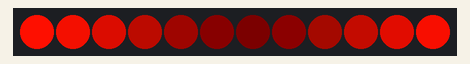
The program below on a simulated ESP8266 board running MicroPython. On the bench: 12 RGB LEDs in strip order, left to right.

Above: at 0.45 s.
At 2.28 s:
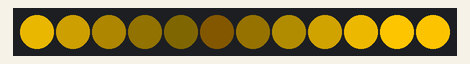
At 3.2 s:
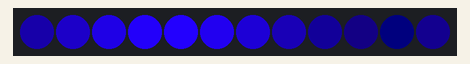
At 4.11 s:
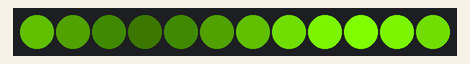
At 5.94 s:
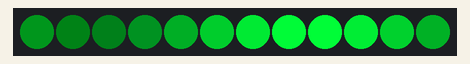
At 7.77 s:
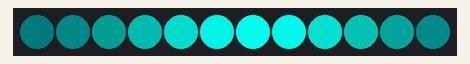

Measured:
- by itself, everything shown: repeats every 7.6 s, in 25 steps

The program:

main.py
```python
# Work in progress
# Trying to make a rotating blob of leds that is shifting its hue.
# This code works on the esp.

from utime import sleep_ms
import machine

N_LEDS = 12

def clamp(value, min_value, max_value):
	return max(min_value, min(max_value, value))

def saturate(value):
	return clamp(value, 0.0, 1.0)

def hue_to_rgb(h):
	r = abs(h * 6.0 - 3.0) - 1.0
	g = 2.0 - abs(h * 6.0 - 2.0)
	b = 2.0 - abs(h * 6.0 - 4.0)
	return saturate(r), saturate(g), saturate(b)

def hsl_to_rgb(h, s, l):
    r, g, b = hue_to_rgb(h)
    c = (1.0 - abs(2.0 * l - 1.0)) * s
    r = (r - 0.5) * c + l
    g = (g - 0.5) * c + l
    b = (b - 0.5) * c + l
    rgb = tuple([int(x*255) for x in (r,g,b)])
    return rgb

def gauss1(x):
    # If x is in range (0, 100) return a number between 0 and 0.5
    # According to a guassian distribution
    x = x*6/100-3
    e=2.718281828459
    sqrt2pi_inv = 1/(3.1415*2)**0.5
    normal = sqrt2pi_inv*e**(-0.5*x**2)
    return normal * 1.25

def swirl(r_speed=1, h_speed = 0.01):
    offset = 0

    led_indexes = list(range(N_LEDS))

    hue = 0.5

    import neopixel
    np = neopixel.NeoPixel(machine.Pin(4),N_LEDS)
    while True:
        lightnesses = [gauss1((i*100/N_LEDS+offset)%100) for i in led_indexes]
        leds = [hsl_to_rgb(hue,1,l) for l in lightnesses]
        for i in range(N_LEDS): np[i]=leds[i]
        np.write()
        offset += r_speed
        hue += h_speed
        if hue > 1: hue = 0

swirl()
```
